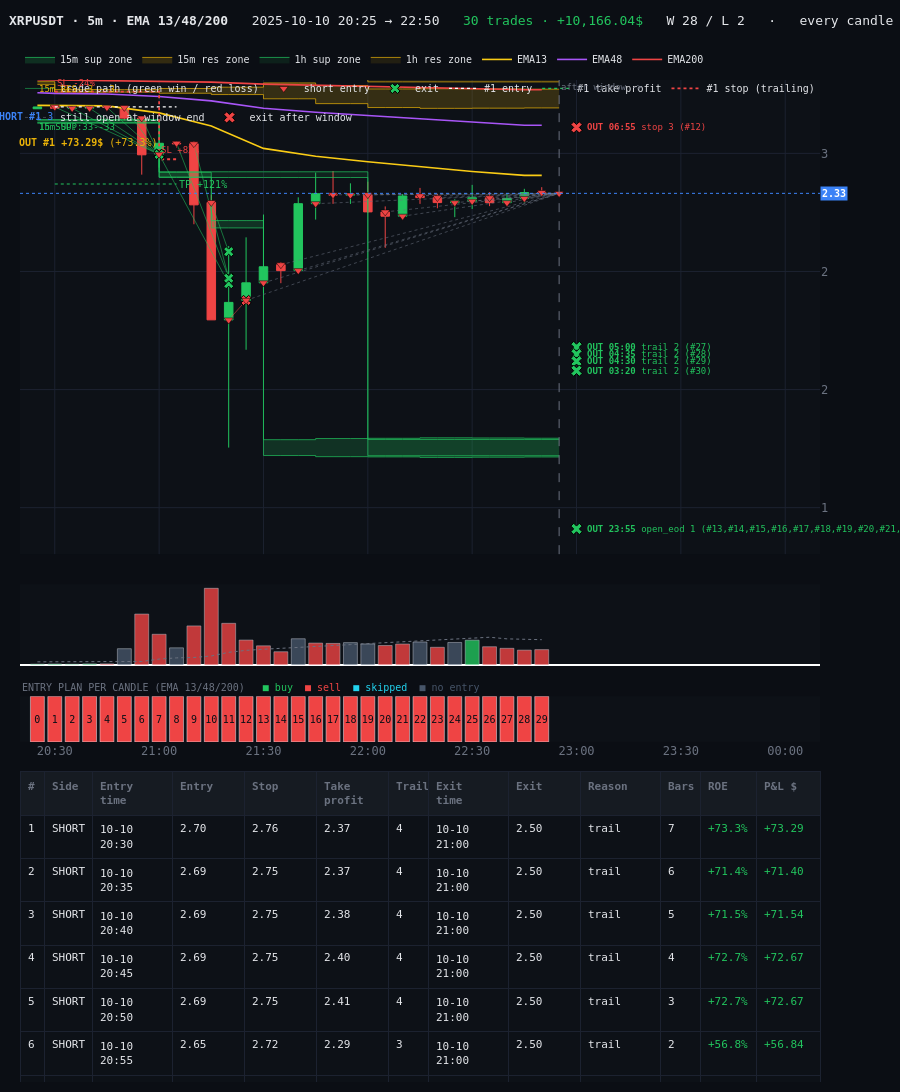

The cell this chart's notebook holds for it:
### Code cell
chart.plot_window(win, MARGIN_USDT, SHOW_ZONES, HIGHLIGHT, zoom=ZOOM).show()
